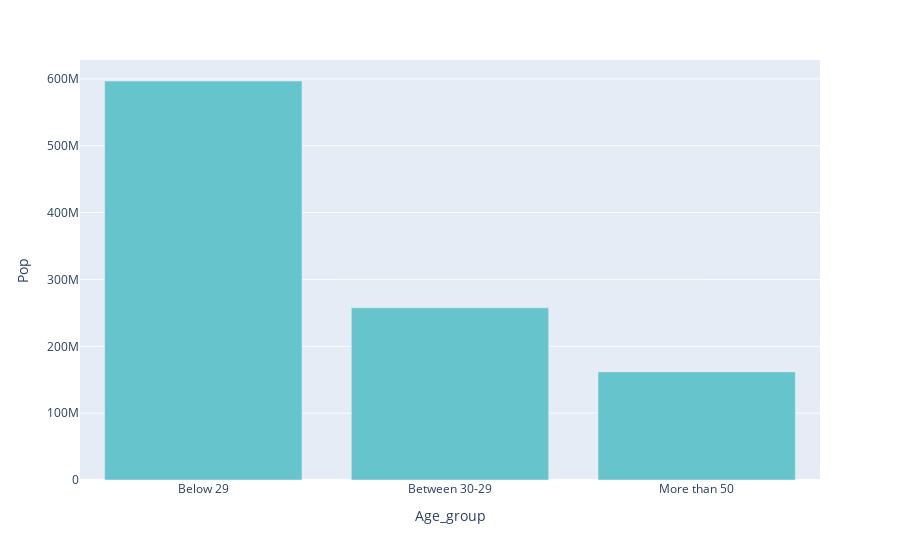

This figure's notebook cell:
### Code cell
px.bar(data_frame=age, x='Age_group',y='Pop',color_discrete_sequence=px.colors.qualitative.Pastel)

### Figure 1 — Plotly figure (JSON) as saved in the notebook; plotly's stock layout.template omitted (floating-point values rounded to 4 significant figures)
{"data": [{"hovertemplate": "Age_group=%{x}<br>Pop=%{y}<extra></extra>", "legendgroup": "", "marker": {"color": "rgb(102, 197, 204)", "pattern": {"shape": ""}}, "name": "", "orientation": "v", "showlegend": false, "textposition": "auto", "type": "bar", "x": ["Below 29", "Between 30-29", "More than 50"], "xaxis": "x", "y": [596901010, 257582112, 161715380], "yaxis": "y"}], "layout": {"barmode": "relative", "legend": {"tracegroupgap": 0}, "margin": {"t": 60}, "xaxis": {"anchor": "y", "domain": [0, 1], "title": {"text": "Age_group"}}, "yaxis": {"anchor": "x", "domain": [0, 1], "title": {"text": "Pop"}}}}
